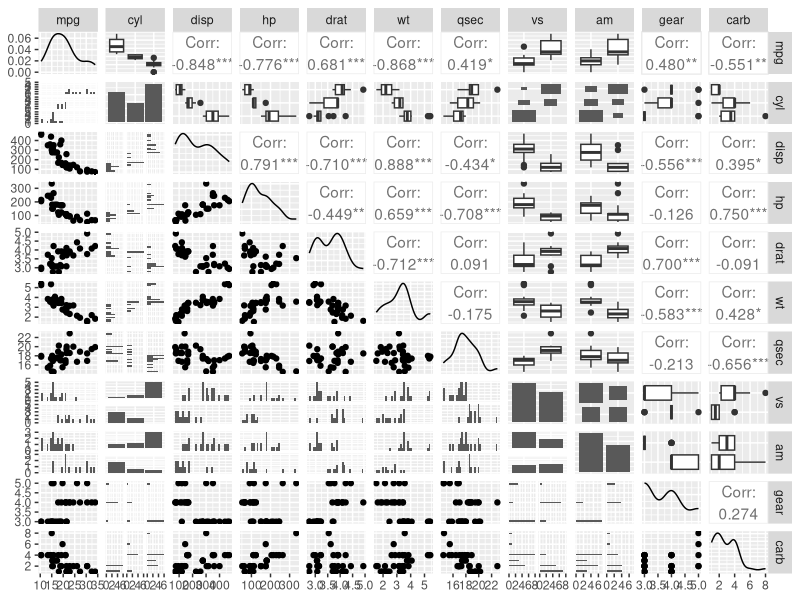
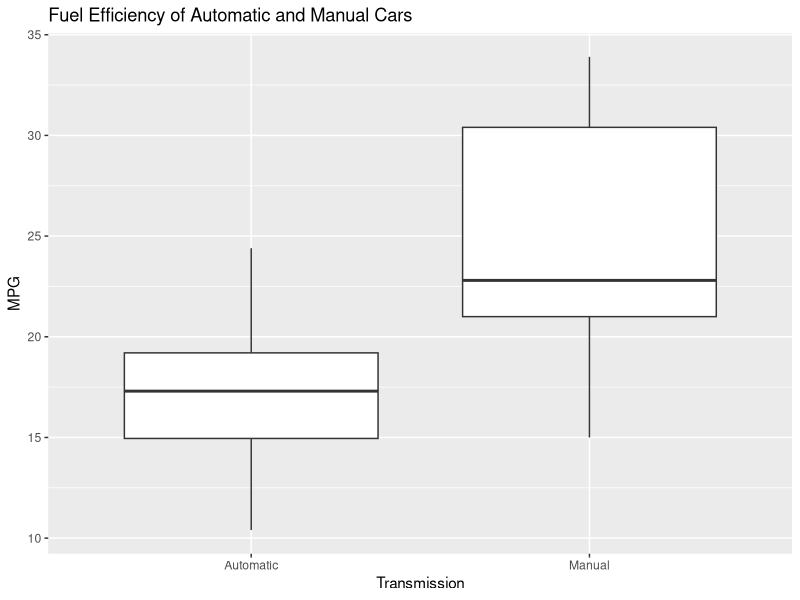

Generate these figures, in order, with R:
## This script includes code used in my exploratory analysis of the mtcars dataset

library(ggplot2)
library(dplyr)
library(GGally)
data(mtcars)
old.mtcars <- mtcars

mtcars <- mtcars %>% mutate(cyl = as.factor(as.character(cyl)), 
                          vs = factor(vs, labels = c("V-engine", "Straight engine")), 
                          am = factor(am, labels = c("Automatic", "Manual")))

ggpairs(mtcars, color = "am")

#Plot showing MPG difference in automatic and manual cars
g <- ggplot(mtcars, aes(x = am, y = mpg))
g + geom_boxplot() + xlab("Transmission") + ylab("MPG") +
  ggtitle("Fuel Efficiency of Automatic and Manual Cars")

cor(old.mtcars)["am", ] # High cor with drat (rear axle ratio), wt, and gear
cor(old.mtcars)["mpg", ] # High cor with cyl, disp, hp, drat, wt

